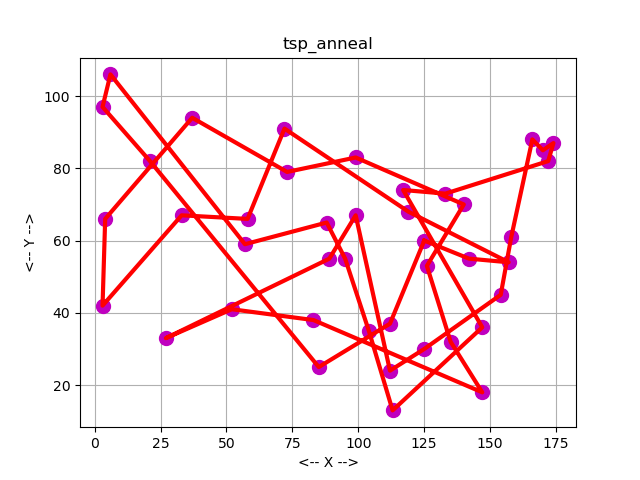

Here is the Python script that generated this plot:
#! /usr/bin/env python3
#
def tsp_anneal_test ( ):

#*****************************************************************************80
#
## tsp_anneal_test() tests tsp_anneal().
#
#  Licensing:
#
#    This code is distributed under the MIT license.
#
#  Modified:
#
#    22 July 2026
#
#  Author:
#
#    John Burkardt
#
  import numpy as np
  import platform
  import pprint

  print ( '' )
  print ( 'tsp_anneal_test():' )
  print ( '  numpy version:      ' + np.version.version )
  print ( '  python version:     ' + platform.python_version ( ) )
  print ( '  Test tsp_anneal(), which solves a traveling salesperson' )
  print ( '  problem (TSP) using simulated annealing.' )
#
#  Define the XY coordinates of the cities.
#
  x = tsp_dantzig42_xy ( )

  n = x.shape[0]

  temp_vec = np.array ( [ 1.0, 10.0, 100.0, 1000.0, 10000.0, 100000.0 ] )
  rate = 0.0001

  for temp in temp_vec:
    order, cost = tsp_anneal ( x, temp, rate )
    print ( '' )
    print ( '  temperature = ', temp )
    pprint.pprint ( order )
    print ( '  Path cost = ', cost )
#
#  Display the final solution.
#
  x2 = np.zeros ( [ n, 2 ] )

  for i in range ( 0, n ):
    i2 = order[i]
    x2[i,:] = x[i2,:]
#
#  Send the data to the plotter.
#
  prefix = 'tsp_anneal'
  tsp_display ( prefix, n, x2 )
#
#  Terminate.
#
  print ( '' )
  print ( 'tsp_anneal_test():' )
  print ( '  Normal end of execution.' )

  return

def tsp_anneal ( x, temp, rate ):

#*****************************************************************************80
#
## tsp_anneal() solves the traveling salesperson problem (TSP) using simulated annealing.
#
#  Licensing:
#
#    This code is distributed under the MIT license.
#
#  Modified:
#
#    05 June 2026
#
#  Author:
#
#    Original R code by James Howard
#    This version by John Burkardt.
#
#  Reference:
#
#    James Howard,
#    Computational Methods for Numerical Analysis with R,
#    CRC Press, 2017,
#    ISBN13: 978-1-4987-2363-3.
#
#  Input:
#
#    real x(n,2): the coordinates of the cities.
#
#    real temp: the annealing temperature.
#    A default value is 100.
#
#    real rate: the annealing rate.
#    A default value is 0.0001
#
#  Output:
#
#    integer order_best(n): the optimal ordering.
#
#    real ybest: the length of the optimal round trip.
#
  from numpy.random import default_rng
  import numpy as np

  rng = default_rng ( )

  trial_num = 5
  step = 1.0 - rate
#
#  N is the number of cities.
#
  n = x.shape[0]
#
#  Create n-vectors order_best, order_next, order_curr.
#
  order_best = range ( n )
  order_best = rng.permutation ( order_best )
  order_next = order_best.copy ( )
  order_curr = order_best.copy ( )
#
#  Compute the lengths ybest, ynext, ycurr.
#
  cost_best = tsp_tour_cost ( n, x, order_best )
  cost_next = cost_best
  cost_curr = cost_best
#
#  As the temperature decreases, repeatedly adjust the current path.
#
  while ( 1.0 < temp ):

    for trial in range ( 0, trial_num ):
#
#  Pick a path component i to swap with component i-1.
#
      i = rng.integers ( low = 0, high = n, endpoint = False )
      im1 = i - 1
      if ( im1 == -1 ):
        im1 = n - 1
#
#  Create the next path candidate, by swapping positions i and i-1.
#
      order_next = order_curr.copy ( )
#
#  Swap positions of cities i and i-1.
#
      temporary = order_next[i]
      order_next[i] = order_next[im1]
      order_next[im1] = temporary
#
#  Compute the path length.
#
      cost_next = tsp_tour_cost ( n, x, order_next )
#
#  Acceptance depends in part on the current "temperature".
#
      accept = np.exp ( - ( cost_next - cost_curr ) / temp )

      if ( cost_next < cost_curr or rng.random ( ) < accept ):
        order_curr = order_next.copy ( )
        cost_curr = cost_next

      if ( cost_next < cost_best ):
        order_best = order_curr.copy ( )
        cost_best = cost_curr
#
#  Decrease the temperature before next set of trials.
#
    temp = temp * step

  return order_best, cost_best

def tsp_dantzig42_xy ( ):

#*****************************************************************************80
#
## tsp_dantzig42_xy() returns the location data for the Dantzig 42 city TSP challenge.
#
#  Discussion:
#
#    The original values 
#
#     [ 147.5,  36.0 ],
#     [ 154.5,  45.0 ],
#
#    were adjusted to 
#
#     [ 147.0,  36.0 ],
#     [ 154.0,  45.0 ],
#
#    so that all coordinates are integers.
#
#  Licensing:
#
#    This code is distributed under the MIT license.
#
#  Modified:
#
#    21 July 2026
#
#  Author:
#
#    John Burkardt
#
#  Output:
#
#    real tsp_dantzig42_xy(42,2): the x and y coordinates of the cities.
#
  import numpy as np

  dantzig42_xy = np.array ( [ \
      [ 170.0,  85.0 ], \
      [ 166.0,  88.0 ], \
      [ 133.0,  73.0 ], \
      [ 140.0,  70.0 ], \
      [ 142.0,  55.0 ], \
      [ 126.0,  53.0 ], \
      [ 125.0,  60.0 ], \
      [ 119.0,  68.0 ], \
      [ 117.0,  74.0 ], \
      [  99.0,  83.0 ], \
      [  73.0,  79.0 ], \
      [  72.0,  91.0 ], \
      [  37.0,  94.0 ], \
      [   6.0, 106.0 ], \
      [   3.0,  97.0 ], \
      [  21.0,  82.0 ], \
      [  33.0,  67.0 ], \
      [   4.0,  66.0 ], \
      [   3.0,  42.0 ], \
      [  27.0,  33.0 ], \
      [  52.0,  41.0 ], \
      [  57.0,  59.0 ], \
      [  58.0,  66.0 ], \
      [  88.0,  65.0 ], \
      [  99.0,  67.0 ], \
      [  95.0,  55.0 ], \
      [  89.0,  55.0 ], \
      [  83.0,  38.0 ], \
      [  85.0,  25.0 ], \
      [ 104.0,  35.0 ], \
      [ 112.0,  37.0 ], \
      [ 112.0,  24.0 ], \
      [ 113.0,  13.0 ], \
      [ 125.0,  30.0 ], \
      [ 135.0,  32.0 ], \
      [ 147.0,  18.0 ], \
      [ 147.0,  36.0 ], \
      [ 154.0,  45.0 ], \
      [ 157.0,  54.0 ], \
      [ 158.0,  61.0 ], \
      [ 172.0,  82.0 ], \
      [ 174.0,  87.0 ], ] )

  return dantzig42_xy

def tsp_display ( prefix, n, x ):

#*****************************************************************************80
#
## tsp_display() plots cities and a tour connecting them.
#
#  Discussion:
#
#    The code automatically adds a final return to the first city.
#
#  Licensing:
#
#    This code is distributed under the MIT license.
#
#  Modified:
#
#    28 July 2026
#
#  Author:
#
#    John Burkardt
#
#  Input:
#
#    string prefix: a string that defines the name of
#    the problem.  It is also used to create file names needed for
#    input to gnuplot.
#
#    integer n: the number of cities.
#
#    real x(n,2): the x and y coordinates of the cities.
#
  import matplotlib.pyplot as plt
  import numpy as np

  plt.clf ( )
  plt.plot ( x[:,0], x[:,1], 'm.', markersize = 20 )
  x = np.append ( x, [ x[0,0], x[0,1] ] )
  x = np.reshape ( x, [n+1,2] )
  plt.plot ( x[:,0], x[:,1], 'r-', linewidth = 3 )
  plt.grid ( True )
  plt.xlabel ( '<-- X -->' )
  plt.ylabel ( '<-- Y -->' )
  plt.title ( prefix )
  filename = prefix + '.png'
  plt.savefig ( filename )
  print ( '  Graphics saved as "' + filename + '"' )
  plt.close ( )

  return

def timestamp ( ):

#*****************************************************************************80
#
## timestamp() prints the date as a timestamp.
#
#  Licensing:
#
#    This code is distributed under the MIT license. 
#
#  Modified:
#
#    21 August 2019
#
#  Author:
#
#    John Burkardt
#
  import time

  t = time.time ( )
  print ( time.ctime ( t ) )

  return

def tsp_tour_cost ( n, x, order ):

#*****************************************************************************80
#
## tsp_tour_cost() evaluates the cost of a TSP tour.
#
#  Licensing:
#
#    This code is distributed under the MIT license.
#
#  Modified:
#
#    15 June 2026
#
#  Author:
#
#    John Burkardt
#
#  Input:
#
#    integer n: the number of cities.
#
#    real x(n,:): the city coordinates.
#
#    integer order(n): the order in which the cities are visited.
#
#  Output:
#
#    real cost: the cost of the route.
#
  import numpy as np

  cost = 0.0
  i1 = n - 1
  for i2 in range ( 0, n ):
    cost = cost + np.linalg.norm ( x[order[i1],:] - x[order[i2],:] )
    i1 = i2

  return cost

if ( __name__ == '__main__' ):
  timestamp ( )
  tsp_anneal_test ( )
  timestamp ( )
